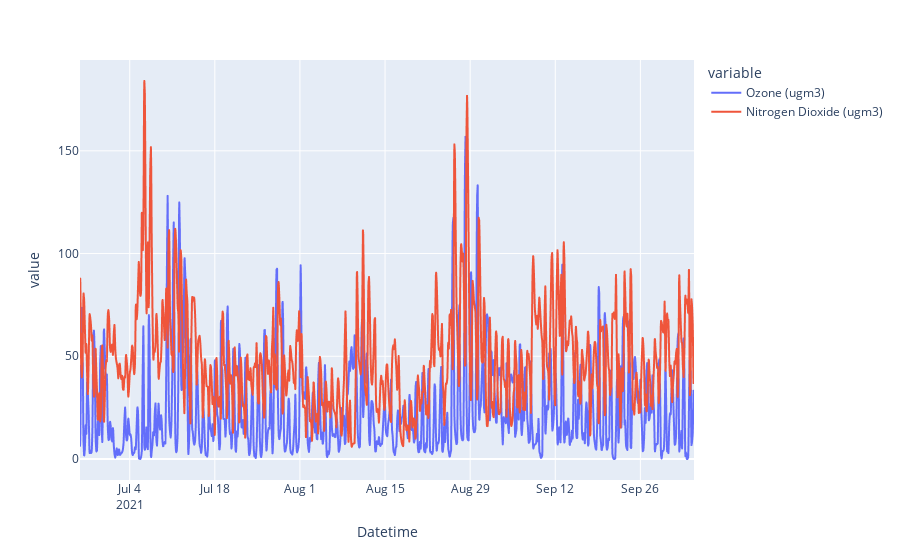

Write notebook code for a chart like this one.
### Code cell
fig = px.line(df, x='Datetime', y=["Ozone (ugm3)", "Nitrogen Dioxide (ugm3)"])
fig

### Figure 1 — Plotly figure (JSON) as saved in the notebook; plotly's stock layout.template omitted (floating-point values rounded to 4 significant figures; data arrays with more than 128 entries replaced by an {"elided": "..."} marker saying what was removed)
{"data": [{"hovertemplate": "variable=Ozone (ugm3)<br>Datetime=%{x}<br>value=%{y}<extra></extra>", "legendgroup": "Ozone (ugm3)", "line": {"color": "#636efa", "dash": "solid"}, "marker": {"symbol": "circle"}, "mode": "lines", "name": "Ozone (ugm3)", "showlegend": true, "type": "scattergl", "x": {"elided": "2425 str values"}, "xaxis": "x", "y": {"elided": "2425 float values"}, "yaxis": "y"}, {"hovertemplate": "variable=Nitrogen Dioxide (ugm3)<br>Datetime=%{x}<br>value=%{y}<extra></extra>", "legendgroup": "Nitrogen Dioxide (ugm3)", "line": {"color": "#EF553B", "dash": "solid"}, "marker": {"symbol": "circle"}, "mode": "lines", "name": "Nitrogen Dioxide (ugm3)", "showlegend": true, "type": "scattergl", "x": {"elided": "2425 str values"}, "xaxis": "x", "y": {"elided": "2425 float values"}, "yaxis": "y"}], "layout": {"legend": {"title": {"text": "variable"}, "tracegroupgap": 0}, "margin": {"t": 60}, "xaxis": {"anchor": "y", "domain": [0, 1], "title": {"text": "Datetime"}}, "yaxis": {"anchor": "x", "domain": [0, 1], "title": {"text": "value"}}}}
